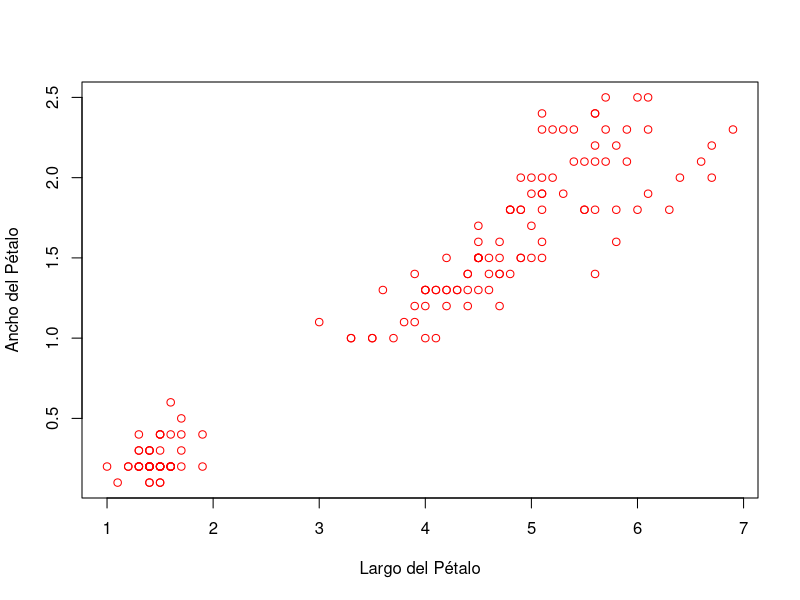

This chart was generated by the following R code:
## ---- chunk 1
knitr::opts_chunk$set(echo = TRUE)
## ---- chunk 2
summary(iris$Species)
## ---- chunk 3
summary(iris)
## ---- chunk 4
plot(iris$Petal.Length, iris$Petal.Width, col ="Red", ylab = "Ancho del Pétalo", xlab = "Largo del Pétalo")
